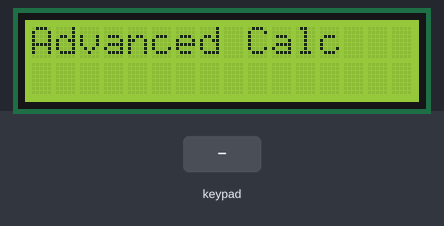
Bench run of a sketch on a simulated Arduino Uno, built with avr-gcc and run on an emulated ATmega328P. Parts: 16×2 character LCD. The inputs (shaded band) are chosen by the test bench.

Above: at 0.1 s.
2.3 s: keypad keys 7 + 5 = pressed 0.4 s apart
At 3.9 s:
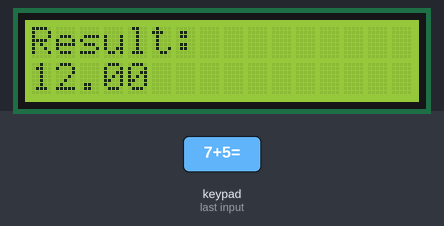
6.9 s: keypad keys 2 3 8 9 * pressed 0.4 s apart
At 8.8 s:
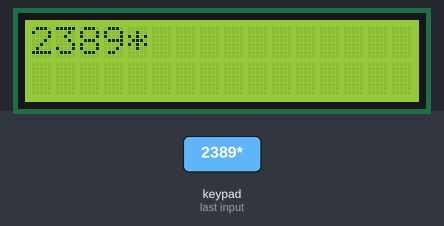
10.4 s: keypad keys 1 0 1 1 1 2 1 3 = pressed 0.4 s apart
At 13.9 s:
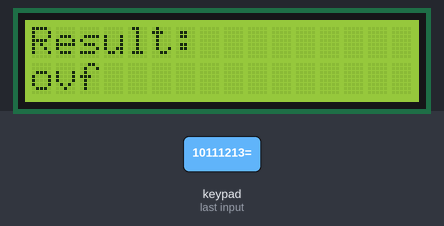
15.5 s: keypad keys 8 / 2 = pressed 0.4 s apart
At 16.71 s:
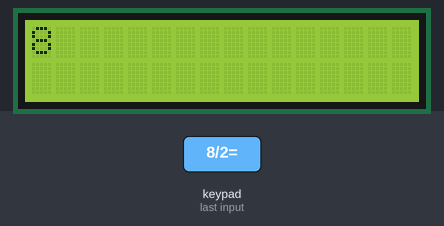
18.6 s: key '9' pressed
21.6 s: key '7' pressed
At 22.2 s:
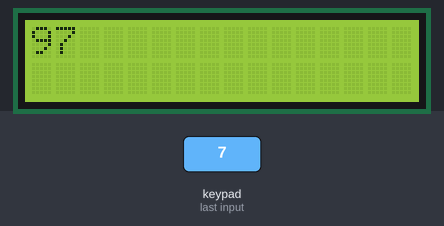
Timing chart, 0 to 24.1 s (numbered marks = the images above; inputs shaded):
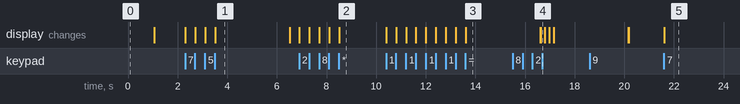

The sketch:

cal.ino
```cpp
#include <Keypad.h>            // Include Keypad library for input
#include <LiquidCrystal.h>     // Include LiquidCrystal library for 16x2 LCD
#include <math.h>              // Include math library for square root

// === Initialize LCD: RS, EN, D4, D5, D6, D7 ===
LiquidCrystal lcd(A2, A3, 4, 5, 6, 7);

// === Keypad setup ===
const byte ROWS = 4;  // 4 rows
const byte COLS = 4;  // 4 columns

// Keymap layout: each character corresponds to a key
char keys[ROWS][COLS] = {
  {'7', '8', '9', '/'},
  {'4', '5', '6', '*'},
  {'1', '2', '3', '-'},
  {'C', '0', '=', '+'}
};

// Connect keypad rows and columns to these Arduino pins
byte rowPins[ROWS] = {2, 3, 8, 9};          // Rows connected to pins 2, 3, 8, 9
byte colPins[COLS] = {10, 11, 12, 13};      // Columns connected to pins 10–13

// Create keypad object
Keypad keypad = Keypad(makeKeymap(keys), rowPins, colPins, ROWS, COLS);

// === Calculator state variables ===
String input = "";         // To store number input as string
float num1 = 0, num2 = 0;  // Operands for the operation
char op = '\0';            // Operator (+, -, *, /, %)
bool opEntered = false;    // True after operator is entered
bool resultShown = false;  // True after result is displayed

void setup() {
  lcd.begin(16, 2);            // Initialize the LCD (16 columns, 2 rows)
  lcd.print("Advanced Calc");  // Display welcome text
  delay(1000);                 // Wait 2 seconds
  lcd.clear();                 // Clear LCD
}

void loop() {
  char key = keypad.getKey();  // Read a key from the keypad

  if (key) {  // If a key is pressed

    if (resultShown) {
      // Clear everything if a key is pressed after result
      lcd.clear();
      input = "";
      resultShown = false;
    }

    // Handle digits and decimal point
    if ((key >= '0' && key <= '9') || key == '.') {
      input += key;        // Append digit to input string
      lcd.print(key);      // Display digit
    }

    // Handle operator input
    else if (key == '+' || key == '-' || key == '*' || key == '/' || key == '%') {
      if (!opEntered && input != "") {
        num1 = input.toFloat();  // Convert first number to float
        input = "";              // Clear input for next number
        op = key;                // Store operator
        opEntered = true;       // Set flag to indicate operator was entered
        lcd.print(key);         // Show operator on LCD
      }
    }

    // Handle square root operation (√)
    else if (key == '√') {
      if (input != "") {
        num1 = input.toFloat();    // Convert input to float

        if (num1 >= 0) {
          float result = sqrt(num1);     // Calculate square root
          lcd.clear();
          lcd.print("√"); lcd.print(num1);  // Show √number
          lcd.setCursor(0, 1);
          lcd.print("= "); lcd.print(result);  // Show result
        } else {
          lcd.clear();
          lcd.print("Invalid √ input");  // Cannot sqrt negative number
        }

        reset();                 // Reset all values
        delay(3000);            // Wait before clearing
        lcd.clear();
      }
    }

    // Handle equal (=) to evaluate the operation
    else if (key == '=') {
      if (input != "") {
        num2 = input.toFloat();    // Convert second number to float
        float result = 0;          // Store result
        bool valid = true;         // Flag to check for invalid ops

        // Perform operation based on operator
        switch (op) {
          case '+': result = num1 + num2; break;
          case '-': result = num1 - num2; break;
          case '*': result = num1 * num2; break;
          case '/':
            if (num2 != 0)
              result = num1 / num2;  // Divide if num2 ≠ 0
            else {
              lcd.clear();
              lcd.print("Divide by Zero");
              valid = false;
            }
            break;
          case '%':
            result = (num1 * num2) / 100.0;  // Percentage logic
            break;
          default:
            valid = false;
            break;
        }

        if (valid) {
          lcd.clear();
          lcd.print("Result:");
          lcd.setCursor(0, 1);
          lcd.print(result);    // Display result
        }

        resultShown = true;  // Mark that result was shown
        reset();             // Reset variables for next calculation
        delay(3000);         // Wait before clearing
        lcd.clear();
      }
    }

    // Clear/reset on pressing 'C'
    else if (key == 'C') {
      lcd.clear();
      reset();   // Reset all calculator variables
    }
  }
}

// === Function to reset calculator state ===
void reset() {
  input = "";           // Clear input string
  num1 = num2 = 0;      // Reset operands
  op = '\0';            // Clear operator
  opEntered = false;    // Clear operator flag
}
```

Measured:
- after the input at 2.3 s, the display: first changes at once (image 1 shows a later state)
- after the input at 6.9 s, the display: first changes at once (image 2 shows a later state)
- after the input at 10.4 s, the display: first changes at once (image 3 shows a later state)
- after the input at 15.5 s, the display: first differs from a run without the input after 1.1 s (image 4)
- after the input at 21.6 s, the display: changes at once (image 5)
- what the display in image 1 shows lasts 3.0 s, from 3.5 s to 6.5 s
